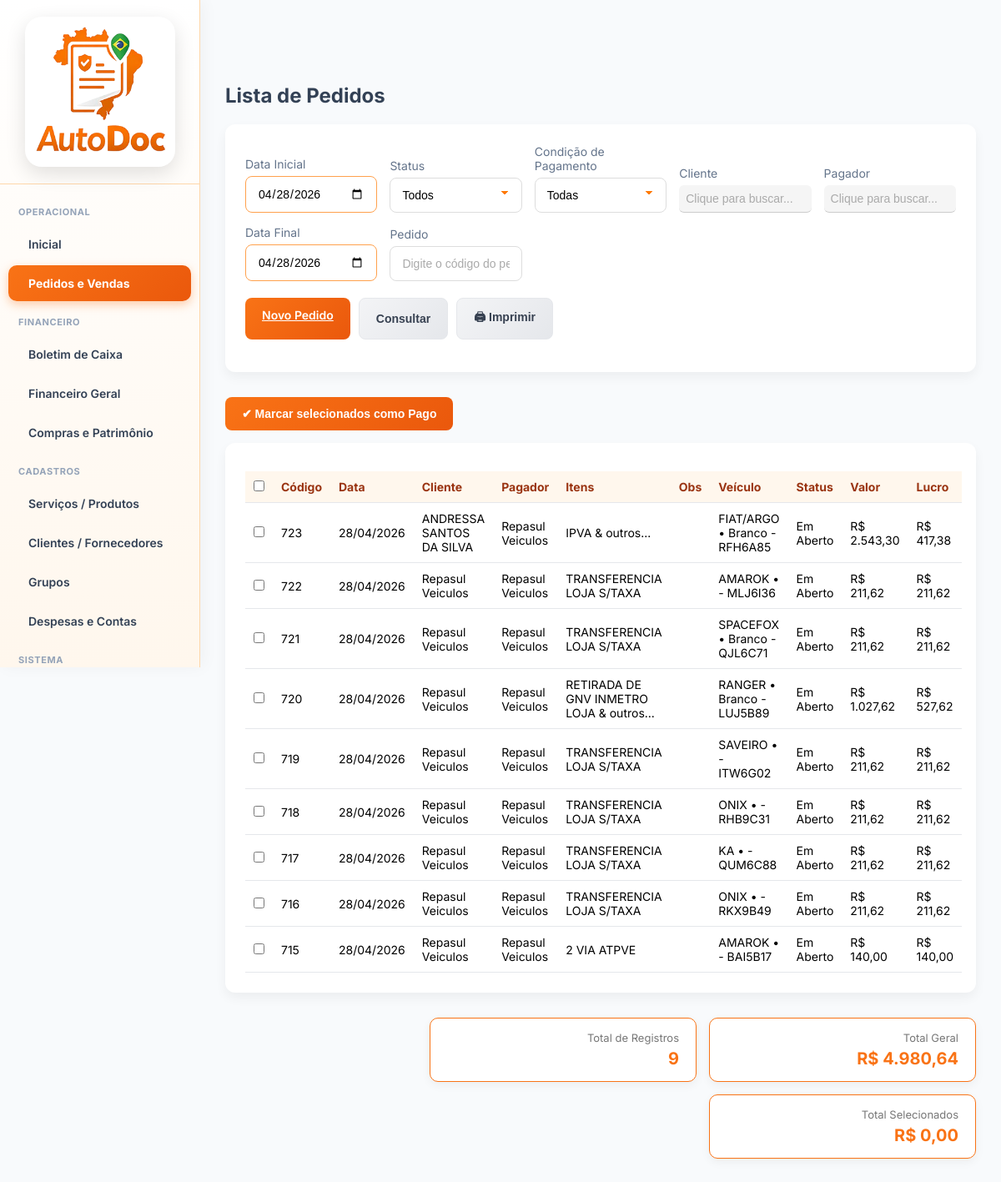
The page /user/frmLancamentoLista.php (signed in) on the database its author committed.
### tables this page shows
CREATE TABLE `movimento` (
  `id` int NOT NULL AUTO_INCREMENT,
  `Forcli` int NOT NULL,
  `ForcliRepasse` int NOT NULL,
  `idEmpresa` int NOT NULL,
  `Status` int NOT NULL,
  `CondPgto` int NOT NULL,
  `Data` datetime NOT NULL,
  `CorVeiculo` varchar(30) NOT NULL,
  `ModeloVeiculo` varchar(300) NOT NULL,
  `PlacaVeiculo` varchar(300) NOT NULL,
  `DataAlt` datetime NOT NULL,
  `DataPgto` datetime DEFAULT NULL,
  `Obs` varchar(800) NOT NULL DEFAULT ' ',
  `idUser` int NOT NULL DEFAULT '0',
  PRIMARY KEY (`id`)
);

CREATE TABLE `forcli` (
  `id` int NOT NULL AUTO_INCREMENT,
  `Nome` varchar(120) NOT NULL,
  `RazaoSocial` varchar(120) NOT NULL,
  `Tipo` int NOT NULL,
  `TipoDocumento` int NOT NULL,
  `Documento` varchar(50) NOT NULL,
  `Telefone` varchar(50) NOT NULL,
  `Email` varchar(75) NOT NULL,
  `Obs` varchar(150) NOT NULL,
  `CEP` varchar(20) NOT NULL,
  `Rua` varchar(70) NOT NULL,
  `NumeroEndereco` varchar(25) NOT NULL,
  `Bairro` varchar(40) NOT NULL,
  `Cidade` varchar(70) NOT NULL,
  `UF` varchar(30) NOT NULL,
  `Inativo` int NOT NULL,
  `DataCadastro` datetime NOT NULL,
  `idEmpresa` int NOT NULL,
  `Codigo` int NOT NULL,
  `DataAlt` datetime DEFAULT NULL,
  `Grupo` int DEFAULT NULL,
  `EstadoCivil` int DEFAULT NULL,
  `Profissao` varchar(70) DEFAULT NULL,
  PRIMARY KEY (`id`)
);

### base/baseFuncoes.php (called while the page is built, shortened)
<?php
require_once 'connection.php';
function ExSqlNET($sql, $conn = null, $params = [])
{
    if ($conn === null) {
        global $dbGeralNET;
        $conn = $dbGeralNET;
    }
    $stmt = $conn->prepare($sql);
    $stmt->execute($params);
    return $stmt->fetchAll(PDO::FETCH_ASSOC);
}
?>

### user/frmLancamentoLista.php (the view, shortened to what this page needs)
<?php
include '../base/baseFuncoes.php';
$idEmpresa = $_SESSION['idEmpresa'];
$clienteFiltro = $_GET['cliente'] ?? '';
$repasseFiltro = $_GET['repasse'] ?? '';
$dataHoje = date('Y-m-d');
$dataInicial = $_GET['dataInicial'] ?? $dataHoje;
$dataFinal = $_GET['dataFinal'] ?? $dataHoje;
$where = "WHERE p.idEmpresa = ". $idEmpresa;
if ($dataInicial != '') {
    $where .= " AND CAST(p.Data AS DATE) >= '$dataInicial'";
}
if ($dataFinal != '') {
    $where .= " AND CAST(p.Data AS DATE) <= '$dataFinal'";
}
$listaPedidos = ExSqlNET("SELECT
    p.*,
    c.Nome AS ClienteNome,
    COALESCE(r.Nome,'') AS ClienteRepasseNome,
    CASE p.Status
        WHEN 1 THEN 'Pago'
        WHEN 2 THEN 'Orçamento'
        WHEN 0 THEN 'Em Aberto'
        WHEN 3 THEN 'Débito'
        WHEN 4 THEN 'Débito Pago'
    END AS StatusLiteral,
    CONCAT(p.ModeloVeiculo,' • ',p.CorVeiculo,' - ', p.PlacaVeiculo) As Veiculo,
    COALESCE(
        (SELECT SUM(TotalItem)
        FROM movimentoitem
        WHERE ControleMovimento = p.id),
        0
    ) AS Valor,
    (
    SELECT
        CASE
            WHEN COUNT(*) > 1
                THEN CONCAT(MIN(Descricao), ' & outros...')
            ELSE MIN(Descricao)
        END
    FROM movimentoitem
    WHERE ControleMovimento = p.id
    ) AS Itens,
    CASE p.CondPgto
        WHEN 1 THEN 'À Vista / Dinheiro'
        WHEN 2 THEN 'Pix'
        WHEN 3 THEN 'Cartão de Crédito'
        WHEN 4 THEN 'Cartão de Débito'
        WHEN 5 THEN 'Cheque'
        WHEN 6 THEN '30 Dias'
        WHEN 7 THEN '60 Dias'
    END AS CondPgtoLiteral,
    movimentocc.Valor As Lucro,
    p.id As Codigo,
    p.Obs As Obs
FROM movimento p
LEFT JOIN forcli c ON c.Id = p.Forcli
LEFT JOIN forcli r ON r.Id = p.ForcliRepasse
LEFT JOIN movimentocc on movimentocc.ControleOrigem = p.id
$where
ORDER BY p.Id DESC
");
$totalGeral = 0;
foreach ($listaPedidos as $p) {
    $totalGeral += $p['Valor'];
}
?>
<!DOCTYPE html>
<html>
<head>
    <link rel="stylesheet" href="../css/base.css">
    <link rel="stylesheet" href="../css/home.css">
</head>
<body>
    <?php include '../base/navbarUser.php'; ?>
    <div class="content">
        <div class="page-title">Lista de Pedidos</div>
        <div class="card">
            <form method="GET" id="formFiltro">
                <div class="form-grid">
                    <div>
                        <label>Data Inicial</label>
                        <input type="date" name="dataInicial" value="<?= $dataInicial ?>">
                    </div>
                    <div>
                        <label>Status</label>
                        <select name="status">
                            <option value="">Todos</option>
                        </select>
                    </div>
                    <div>
                        <label>Condição de Pagamento</label>
                        <select name="CondPgto" id="CondPgto">
                            <option value="">Todas</option>
                        </select>
                    </div>
                    <div>
                        <label>Cliente</label>
                        <input type="text" id="cliente_nome" value="<?php
                            if($clienteFiltro){
                                $c = ExSqlNET("SELECT Nome FROM forcli WHERE Id='$clienteFiltro'");
                                echo $c[0]['Nome'] ?? '';
                            } ?>" placeholder="Clique para buscar..." onclick="abrirModal('cliente')" readonly>
                    </div>
                    <div>
                        <label>Pagador</label>
                        <input type="text" id="repasse_nome" value="<?php
                        if($repasseFiltro){
                            $c = ExSqlNET("SELECT Nome FROM forcli WHERE Id='$repasseFiltro'");
                            echo $c[0]['Nome'] ?? '';
                        } ?>" placeholder="Clique para buscar..." onclick="abrirModal('repasse')" readonly>
                    </div>
                    <div>
                        <label>Data Final</label>
                        <input type="date" name="dataFinal" value="<?= $dataFinal ?>">
                    </div>
                     <div>
                        <label>Pedido</label>
                        <input type="text" name="pedido" id="pedido"
                            value="<?= $_GET['pedido'] ?? '' ?>"
                            placeholder="Digite o código do pedido">
                    </div>
                </div>
                <div class="actions" style="margin-top:20px;">
                    <a href="frmLancamento.php" class="btn btn">Novo Pedido</a>
                    <button type="submit" class="btn btn-secondary">Consultar</button>
                    <button type="button" class="btn btn-secondary" onclick="imprimirLista()">
                        🖨 Imprimir
                    </button>
                </div>
            </form>
        </div>
        <form method="POST">
            <div style="margin-bottom:15px;">
                <button type="submit" name="marcar_pago" class="btn">
                    ✔ Marcar selecionados como Pago
                </button>
            </div>
            <div class="card">
                <table>
                    <thead>
                        <tr>
                           <th>
                                <input type="checkbox" onclick="marcarTodos(this)">
                            </th>
                            <th>Código</th>
                            <th>Data</th>
                            <th>Cliente</th>
                            <th>Pagador</th>
                            <th>Itens</th>
                            <th>Obs</th>
                            <th>Veículo</th>
                            <th>Status</th>
                            <th>Valor</th>
                             <th>Lucro</th>
                        </tr>
                    </thead>
                    <tbody>
                        <?php if(count($listaPedidos)>0): ?>
                        <?php foreach($listaPedidos as $row): ?>
                        <tr onclick="window.location.href='frmLancamento.php?id=<?= $row['id'] ?>'">
                            <td>
                                    <input
                                        type="checkbox"
                                        name="pedidos[]"
                                        value="<?= $row['id'] ?>"
                                        onclick="event.stopPropagation(); calcularTotalSelecionados();">
                            </td>
                             <td><?= $row['Codigo'] ?></td>
                            <td><?= date('d/m/Y', strtotime($row['Data'])) ?></td>
                            <td><?= $row['ClienteNome'] ?></td>
                            <td><?= $row['ClienteRepasseNome'] ?></td>
                            <td><?= $row['Itens'] ?></td>
                            <td><?= $row['Obs'] ?></td>
                            <td><?= $row['Veiculo'] ?></td>
                            <td><?= $row['StatusLiteral'] ?></td>
                            <td>R$ <?= number_format($row['Valor'],2,',','.') ?></td>
                            <td>R$ <?= number_format($row['Lucro'] ?? 0, 2, ',', '.') ?></td>
                        </tr>
                        <?php endforeach; ?>
                        <?php else: ?>
                        <tr>
                            <td colspan="8">Nenhum pedido encontrado.</td>
                        </tr>
                        <?php endif; ?>
                    </tbody>
                </table>
          </form>
        </div>
        <div class="totais-container">
            <div class="totais-card">
                <span class="totais-label">Total de Registros</span>
                <span class="totais-valor"><?= count($listaPedidos) ?></span>
            </div>
            <div class="totais-card">
                <span class="totais-label">Total Geral</span>
                <span class="totais-valor">
                    R$ <?= number_format($totalGeral,2,',','.') ?>
                </span>
            </div>
            <div class="totais-card">
                <span class="totais-label">Total Selecionados</span>
                <span class="totais-valor">
                    R$ <span id="totalSelecionados">0,00</span>
                </span>
            </div>
        </div>
</body>
</html>

### css/base.css (style rules this page uses)
* { margin: 0; padding: 0; box-sizing: border-box; }
html, body { width: 100%; height: 100%; font-family: 'Inter', Arial, sans-serif; background-color: #f5f6fa; font-family: 'Inter', sans-serif; background-color: #f1f5f9; }
body { margin: 0; font-family: 'Inter', Arial, sans-serif; background-color: #f8fafc; }
.content { margin-left: 240px; padding: 30px; }
.page-title { font-size: 24px; font-weight: 700; color: #334155; margin-bottom: 20px; }
.card { background: #ffffff; padding: 20px; border-radius: 12px; box-shadow: 0 6px 14px rgba(0,0,0,0.05); }
table { width: 100%; border-collapse: collapse; }
th, td { padding: 12px; border-bottom: 1px solid #e5e7eb; text-align: left; font-size: 14px; }
th { background-color: #fff7ed; color: #9a3412; }
.card { background: #ffffff; padding: 24px; border-radius: 12px; box-shadow: 0 6px 14px rgba(0,0,0,0.05); margin-bottom: 30px; }
.form-grid { display: grid; grid-template-columns: repeat(auto-fit, minmax(240px, 1fr)); gap: 20px; }
label { font-size: 14px; color: #64748b; margin-bottom: 6px; display: block; }
input, select, textarea { width: 100%; padding: 10px 12px; border: 1px solid #e5e7eb; border-radius: 8px; font-size: 14px; }
.btn { background: linear-gradient(135deg, #f97316, #ea580c); color: #ffffff; border: none; padding: 12px 20px; border-radius: 8px; font-size: 14px; font-weight: 600; cursor: pointer; }
.btn-secondary { background: linear-gradient(135deg, #f3f4f6, #e5e7eb); color: #374151; border: 1px solid #e5e7eb; transition: all 0.25s ease; }
table { width: 100%; border-collapse: collapse; margin-top: 10px; }
table th, table td { padding: 10px; border-bottom: 1px solid #e5e7eb; font-size: 14px; text-align: left; }
table th { background-color: #fff7ed; color: #9a3412; }
.actions { display: flex; gap: 10px; flex-wrap: wrap; margin-top: 20px; }
th, td { padding: 10px; border-bottom: 1px solid #e5e7eb; }
.actions { margin-bottom: 15px; display: flex; gap: 10px; flex-wrap: wrap; }
input, textarea, select { font-family: 'Poppins', sans-serif; padding: 12px 14px; font-size: 14px; border: 1.5px solid #ddd; border-radius: 8px; outline: none; transition: all 0.25s ease; background-color: #fff; width: 100%; }
input::placeholder, textarea::placeholder { color: #aaa; }
input:not(:placeholder-shown), textarea:not(:placeholder-shown) { border-color: #ffa14d; }
select { appearance: none; -webkit-appearance: none; -moz-appearance: none; background-image: linear-gradient(45deg, transparent 50%, #ff7a00 50%), linear-gradient(135deg, #ff7a00 50%, transparent 50%); background-position: calc(100% - 20px) calc(50% - 3px), calc(100% - 15px) calc(50% - 3px); background-size: 5px 5px, 5px 5px; background-repeat: no-repeat; }
option { font-family: 'Poppins', sans-serif; }
input[readonly] { border: none; border-bottom: 1px solid #ccc; outline: none; background: #f5f5f5; padding: 8px; border-radius: 6px; transition: 0.2s; }

### user/frmLancamentoLista.php (style rules this page uses)
.totais-card { width: 320px; text-align: right; font-size: 16px; }
.totais-container { display:flex; justify-content:flex-end; gap:15px; margin-top:20px; flex-wrap:wrap; }
.totais-card { background:#fff; border:1px solid #f97316; border-radius:10px; padding:15px 20px; min-width:180px; box-shadow:0 4px 12px rgba(0,0,0,0.05); text-align:right; transition:.2s; }
.totais-label { display:block; font-size:13px; color:#777; margin-bottom:5px; }
.totais-valor { font-size:20px; font-weight:700; color:#f97316; }
.form-grid { display: grid; grid-template-columns: repeat(5, 1fr); gap: 15px; align-items: end; }

### rows shown on the page
movimento: id "723", Data "28/04/2026", forcli.Nome "ANDRESSA SANTOS DA SILVA", ClienteRepasseNome "Repasul Veiculos", Itens "IPVA & outros...", Veiculo "FIAT/ARGO • Branco - RFH6A85", StatusLiteral "Em Aberto", Valor "2.543,30", Lucro "417,38"
movimento: id "722", Data "28/04/2026", forcli.Nome "Repasul Veiculos", ClienteRepasseNome "Repasul Veiculos", Itens "TRANSFERENCIA LOJA S/TAXA", Veiculo "AMAROK • - MLJ6I36", StatusLiteral "Em Aberto", Valor "211,62", Lucro "211,62"
movimento: id "721", Data "28/04/2026", forcli.Nome "Repasul Veiculos", ClienteRepasseNome "Repasul Veiculos", Itens "TRANSFERENCIA LOJA S/TAXA", Veiculo "SPACEFOX • Branco - QJL6C71", StatusLiteral "Em Aberto", Valor "211,62", Lucro "211,62"
movimento: id "720", Data "28/04/2026", forcli.Nome "Repasul Veiculos", ClienteRepasseNome "Repasul Veiculos", Itens "RETIRADA DE GNV INMETRO LOJA & outros...", Veiculo "RANGER • Branco - LUJ5B89", StatusLiteral "Em Aberto", Valor "1.027,62", Lucro "527,62"
movimento: id "719", Data "28/04/2026", forcli.Nome "Repasul Veiculos", ClienteRepasseNome "Repasul Veiculos", Itens "TRANSFERENCIA LOJA S/TAXA", Veiculo "SAVEIRO • - ITW6G02", StatusLiteral "Em Aberto", Valor "211,62", Lucro "211,62"
movimento: id "718", Data "28/04/2026", forcli.Nome "Repasul Veiculos", ClienteRepasseNome "Repasul Veiculos", Itens "TRANSFERENCIA LOJA S/TAXA", Veiculo "ONIX • - RHB9C31", StatusLiteral "Em Aberto", Valor "211,62", Lucro "211,62"
movimento: id "717", Data "28/04/2026", forcli.Nome "Repasul Veiculos", ClienteRepasseNome "Repasul Veiculos", Itens "TRANSFERENCIA LOJA S/TAXA", Veiculo "KA • - QUM6C88", StatusLiteral "Em Aberto", Valor "211,62", Lucro "211,62"
movimento: id "716", Data "28/04/2026", forcli.Nome "Repasul Veiculos", ClienteRepasseNome "Repasul Veiculos", Itens "TRANSFERENCIA LOJA S/TAXA", Veiculo "ONIX • - RKX9B49", StatusLiteral "Em Aberto", Valor "211,62", Lucro "211,62"
movimento: id "715", Data "28/04/2026", forcli.Nome "Repasul Veiculos", ClienteRepasseNome "Repasul Veiculos", Itens "2 VIA ATPVE", Veiculo "AMAROK • - BAI5B17", StatusLiteral "Em Aberto", Valor "140,00", Lucro "140,00"

### other values the page prints
count($listaPedidos) "9"
$totalGeral "4.980,64"
